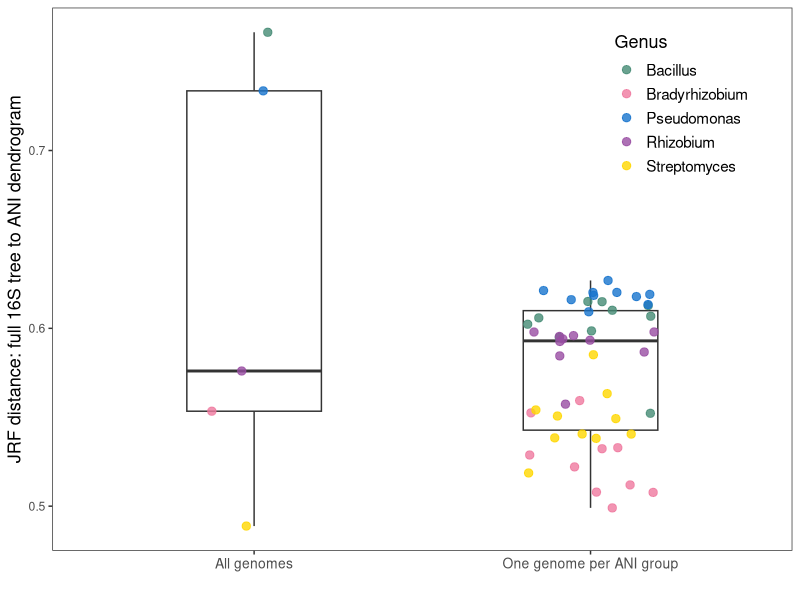

Generate this figure with R:
library(ggplot2)
library(tidyr)
library(dplyr)
theme_set(theme_bw())

distance_tableJRF <- read.csv('JRF_distance_ANI.csv')
distance_tableJRF_ANI10 <- read.csv('Distance_ANI_groups.csv')

JRF_selected <- distance_tableJRF %>% 
  filter(Genus == "Bacillus" | Genus == "Bradyrhizobium" | Genus == "Pseudomonas" | Genus == "Rhizobium" | 
           Genus == "Streptomyces") %>% 
  filter(Region == "Full_16S") %>% 
  mutate(Distancee = c("All genomes","All genomes","All genomes","All genomes","All genomes"))

JRF_selectedANI <- distance_tableJRF_ANI10 %>% 
  mutate(Distancee = c("One genome per ANI group"))

df_strain <- rbind(JRF_selected, JRF_selectedANI)

df_boxplot_ANI <- df_strain %>% 
  ggplot(aes(x = Distancee, y = Distance)) +
  geom_boxplot(width = 0.4, outlier.shape = NA) +
  geom_jitter(aes(colour = Genus), width = 0.2, height = 0, alpha = 0.8, size = 2.5) +
  scale_color_manual(values = c("Bacillus" = "#458B74","Bradyrhizobium" = "#EE799F", "Pseudomonas" = "#1874CD", "Rhizobium" = "#984ea3", "Streptomyces" = "#FFD700")) +
  #geom_text(data = labels_wil, aes(x = Region, y = pos, label = Letters_wilcox), vjust = -0.1) +
  ylab("JRF distance: full 16S tree to ANI dendrogram")+
  xlab("")+
  theme(panel.grid.major = element_blank(), 
        panel.grid.minor = element_blank(),
        axis.title.y = element_text(size = 13),
        axis.text.x = element_text(size = 10),
        legend.text=element_text(size = 11),
        legend.title = element_text(size = 13),
        legend.position = c(0.85, 0.82))
ggsave("Boxplot_1f.png", df_boxplot_ANI, width = 6.8, height = 6)